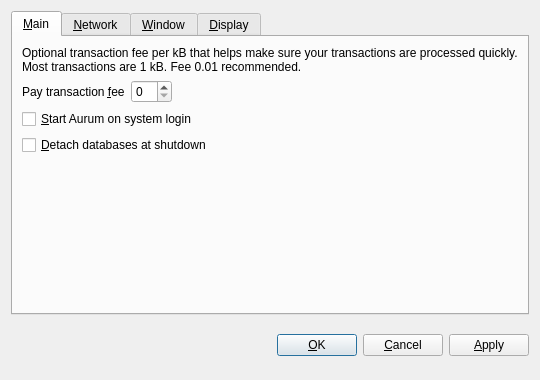
<?xml version="1.0" encoding="UTF-8"?>
<ui version="4.0">
 <class>OptionsDialog</class>
 <widget class="QDialog" name="OptionsDialog">
  <property name="geometry">
   <rect>
    <x>0</x>
    <y>0</y>
    <width>540</width>
    <height>380</height>
   </rect>
  </property>
  <property name="windowTitle">
   <string>Options</string>
  </property>
  <property name="modal">
   <bool>true</bool>
  </property>
  <layout class="QVBoxLayout" name="verticalLayout">
   <item>
    <widget class="QTabWidget" name="tabWidget">
     <property name="tabPosition">
      <enum>QTabWidget::North</enum>
     </property>
     <property name="currentIndex">
      <number>0</number>
     </property>
     <widget class="QWidget" name="tabMain">
      <attribute name="title">
       <string>&amp;Main</string>
      </attribute>
      <layout class="QVBoxLayout" name="verticalLayout_Main">
       <item>
        <widget class="QLabel" name="transactionFeeInfoLabel">
         <property name="text">
          <string>Optional transaction fee per kB that helps make sure your transactions are processed quickly. Most transactions are 1 kB. Fee 0.01 recommended.</string>
         </property>
         <property name="textFormat">
          <enum>Qt::PlainText</enum>
         </property>
         <property name="wordWrap">
          <bool>true</bool>
         </property>
        </widget>
       </item>
       <item>
        <layout class="QHBoxLayout" name="horizontalLayout_Main">
         <item>
          <widget class="QLabel" name="transactionFeeLabel">
           <property name="text">
            <string>Pay transaction &amp;fee</string>
           </property>
           <property name="textFormat">
            <enum>Qt::PlainText</enum>
           </property>
           <property name="buddy">
            <cstring>transactionFee</cstring>
           </property>
          </widget>
         </item>
         <item>
          <widget class="BitcoinAmountField" name="transactionFee"/>
         </item>
         <item>
          <spacer name="horizontalSpacer_Main">
           <property name="orientation">
            <enum>Qt::Horizontal</enum>
           </property>
           <property name="sizeHint" stdset="0">
            <size>
             <width>40</width>
             <height>20</height>
            </size>
           </property>
          </spacer>
         </item>
        </layout>
       </item>
       <item>
        <widget class="QCheckBox" name="bitcoinAtStartup">
         <property name="toolTip">
          <string>Automatically start Aurum after logging in to the system.</string>
         </property>
         <property name="text">
          <string>&amp;Start Aurum on system login</string>
         </property>
        </widget>
       </item>
       <item>
        <widget class="QCheckBox" name="detachDatabases">
         <property name="toolTip">
          <string>Detach block and address databases at shutdown. This means they can be moved to another data directory, but it slows down shutdown. The wallet is always detached.</string>
         </property>
         <property name="text">
          <string>&amp;Detach databases at shutdown</string>
         </property>
        </widget>
       </item>
       <item>
        <spacer name="verticalSpacer_Main">
         <property name="orientation">
          <enum>Qt::Vertical</enum>
         </property>
         <property name="sizeHint" stdset="0">
          <size>
           <width>20</width>
           <height>40</height>
          </size>
         </property>
        </spacer>
       </item>
      </layout>
     </widget>
     <widget class="QWidget" name="tabNetwork">
      <attribute name="title">
       <string>&amp;Network</string>
      </attribute>
      <layout class="QVBoxLayout" name="verticalLayout_Network">
       <item>
        <widget class="QCheckBox" name="mapPortUpnp">
         <property name="toolTip">
          <string>Automatically open the Aurum client port on the router. This only works when your router supports UPnP and it is enabled.</string>
         </property>
         <property name="text">
          <string>Map port using &amp;UPnP</string>
         </property>
        </widget>
       </item>
       <item>
        <widget class="QCheckBox" name="connectSocks">
         <property name="toolTip">
          <string>Connect to the Aurum network through a SOCKS proxy (e.g. when connecting through Tor).</string>
         </property>
         <property name="text">
          <string>&amp;Connect through SOCKS proxy:</string>
         </property>
        </widget>
       </item>
       <item>
        <layout class="QHBoxLayout" name="horizontalLayout_Network">
         <item>
          <widget class="QLabel" name="proxyIpLabel">
           <property name="text">
            <string>Proxy &amp;IP:</string>
           </property>
           <property name="textFormat">
            <enum>Qt::PlainText</enum>
           </property>
           <property name="buddy">
            <cstring>proxyIp</cstring>
           </property>
          </widget>
         </item>
         <item>
          <widget class="QValidatedLineEdit" name="proxyIp">
           <property name="maximumSize">
            <size>
             <width>140</width>
             <height>16777215</height>
            </size>
           </property>
           <property name="toolTip">
            <string>IP address of the proxy (e.g. 127.0.0.1)</string>
           </property>
          </widget>
         </item>
         <item>
          <widget class="QLabel" name="proxyPortLabel">
           <property name="text">
            <string>&amp;Port:</string>
           </property>
           <property name="textFormat">
            <enum>Qt::PlainText</enum>
           </property>
           <property name="buddy">
            <cstring>proxyPort</cstring>
           </property>
          </widget>
         </item>
         <item>
          <widget class="QLineEdit" name="proxyPort">
           <property name="maximumSize">
            <size>
             <width>55</width>
             <height>16777215</height>
            </size>
           </property>
           <property name="toolTip">
            <string>Port of the proxy (e.g. 9050)</string>
           </property>
          </widget>
         </item>
         <item>
          <widget class="QLabel" name="socksVersionLabel">
           <property name="text">
            <string>SOCKS &amp;Version:</string>
           </property>
           <property name="textFormat">
            <enum>Qt::PlainText</enum>
           </property>
           <property name="buddy">
            <cstring>socksVersion</cstring>
           </property>
          </widget>
         </item>
         <item>
          <widget class="QValueComboBox" name="socksVersion">
           <property name="toolTip">
            <string>SOCKS version of the proxy (e.g. 5)</string>
           </property>
          </widget>
         </item>
         <item>
          <spacer name="horizontalSpacer_Network">
           <property name="orientation">
            <enum>Qt::Horizontal</enum>
           </property>
           <property name="sizeHint" stdset="0">
            <size>
             <width>40</width>
             <height>20</height>
            </size>
           </property>
          </spacer>
         </item>
        </layout>
       </item>
       <item>
        <spacer name="verticalSpacer_Network">
         <property name="orientation">
          <enum>Qt::Vertical</enum>
         </property>
         <property name="sizeHint" stdset="0">
          <size>
           <width>20</width>
           <height>40</height>
          </size>
         </property>
        </spacer>
       </item>
      </layout>
     </widget>
     <widget class="QWidget" name="tabWindow">
      <attribute name="title">
       <string>&amp;Window</string>
      </attribute>
      <layout class="QVBoxLayout" name="verticalLayout_Window">
       <item>
        <widget class="QCheckBox" name="minimizeToTray">
         <property name="toolTip">
          <string>Show only a tray icon after minimizing the window.</string>
         </property>
         <property name="text">
          <string>&amp;Minimize to the tray instead of the taskbar</string>
         </property>
        </widget>
       </item>
       <item>
        <widget class="QCheckBox" name="minimizeOnClose">
         <property name="toolTip">
          <string>Minimize instead of exit the application when the window is closed. When this option is enabled, the application will be closed only after selecting Quit in the menu.</string>
         </property>
         <property name="text">
          <string>M&amp;inimize on close</string>
         </property>
        </widget>
       </item>
       <item>
        <spacer name="verticalSpacer_Window">
         <property name="orientation">
          <enum>Qt::Vertical</enum>
         </property>
         <property name="sizeHint" stdset="0">
          <size>
           <width>20</width>
           <height>40</height>
          </size>
         </property>
        </spacer>
       </item>
      </layout>
     </widget>
     <widget class="QWidget" name="tabDisplay">
      <attribute name="title">
       <string>&amp;Display</string>
      </attribute>
      <layout class="QVBoxLayout" name="verticalLayout_Display">
       <item>
        <layout class="QHBoxLayout" name="horizontalLayout_1_Display">
         <item>
          <widget class="QLabel" name="langLabel">
           <property name="text">
            <string>User Interface &amp;language:</string>
           </property>
           <property name="textFormat">
            <enum>Qt::PlainText</enum>
           </property>
           <property name="buddy">
            <cstring>lang</cstring>
           </property>
          </widget>
         </item>
         <item>
          <widget class="QValueComboBox" name="lang">
           <property name="toolTip">
            <string>The user interface language can be set here. This setting will take effect after restarting Aurum.</string>
           </property>
          </widget>
         </item>
        </layout>
       </item>
       <item>
        <layout class="QHBoxLayout" name="horizontalLayout_2_Display">
         <item>
          <widget class="QLabel" name="unitLabel">
           <property name="text">
            <string>&amp;Unit to show amounts in:</string>
           </property>
           <property name="textFormat">
            <enum>Qt::PlainText</enum>
           </property>
           <property name="buddy">
            <cstring>unit</cstring>
           </property>
          </widget>
         </item>
         <item>
          <widget class="QValueComboBox" name="unit">
           <property name="toolTip">
            <string>Choose the default subdivision unit to show in the interface and when sending coins.</string>
           </property>
          </widget>
         </item>
        </layout>
       </item>
       <item>
        <widget class="QCheckBox" name="displayAddresses">
         <property name="toolTip">
          <string>Whether to show Aurum addresses in the transaction list or not.</string>
         </property>
         <property name="text">
          <string>&amp;Display addresses in transaction list</string>
         </property>
        </widget>
       </item>
       <item>
        <widget class="QCheckBox" name="coinControlFeatures">
         <property name="toolTip">
          <string>Whether to show coin control features or not.</string>
         </property>
         <property name="text">
          <string>Display coin &amp;control features (experts only!)</string>
         </property>
        </widget>
       </item>
       <item>
        <spacer name="verticalSpacer_Display">
         <property name="orientation">
          <enum>Qt::Vertical</enum>
         </property>
         <property name="sizeHint" stdset="0">
          <size>
           <width>20</width>
           <height>40</height>
          </size>
         </property>
        </spacer>
       </item>
      </layout>
     </widget>
    </widget>
   </item>
   <item>
    <layout class="QHBoxLayout" name="horizontalLayout_Buttons">
     <item>
      <spacer name="horizontalSpacer_1">
       <property name="orientation">
        <enum>Qt::Horizontal</enum>
       </property>
       <property name="sizeHint" stdset="0">
        <size>
         <width>40</width>
         <height>48</height>
        </size>
       </property>
      </spacer>
     </item>
     <item>
      <widget class="QLabel" name="statusLabel">
       <property name="font">
        <font>
         <weight>75</weight>
         <bold>true</bold>
        </font>
       </property>
       <property name="text">
        <string/>
       </property>
       <property name="textFormat">
        <enum>Qt::PlainText</enum>
       </property>
       <property name="wordWrap">
        <bool>true</bool>
       </property>
      </widget>
     </item>
     <item>
      <spacer name="horizontalSpacer_2">
       <property name="orientation">
        <enum>Qt::Horizontal</enum>
       </property>
       <property name="sizeHint" stdset="0">
        <size>
         <width>40</width>
         <height>48</height>
        </size>
       </property>
      </spacer>
     </item>
     <item>
      <widget class="QPushButton" name="okButton">
       <property name="text">
        <string>&amp;OK</string>
       </property>
      </widget>
     </item>
     <item>
      <widget class="QPushButton" name="cancelButton">
       <property name="text">
        <string>&amp;Cancel</string>
       </property>
       <property name="autoDefault">
        <bool>false</bool>
       </property>
      </widget>
     </item>
     <item>
      <widget class="QPushButton" name="applyButton">
       <property name="text">
        <string>&amp;Apply</string>
       </property>
       <property name="autoDefault">
        <bool>false</bool>
       </property>
      </widget>
     </item>
    </layout>
   </item>
  </layout>
 </widget>
 <customwidgets>
  <customwidget>
   <class>BitcoinAmountField</class>
   <extends>QSpinBox</extends>
   <header>bitcoinamountfield.h</header>
  </customwidget>
  <customwidget>
   <class>QValueComboBox</class>
   <extends>QComboBox</extends>
   <header>qvaluecombobox.h</header>
  </customwidget>
  <customwidget>
   <class>QValidatedLineEdit</class>
   <extends>QLineEdit</extends>
   <header>qvalidatedlineedit.h</header>
  </customwidget>
 </customwidgets>
 <resources/>
 <connections/>
</ui>
